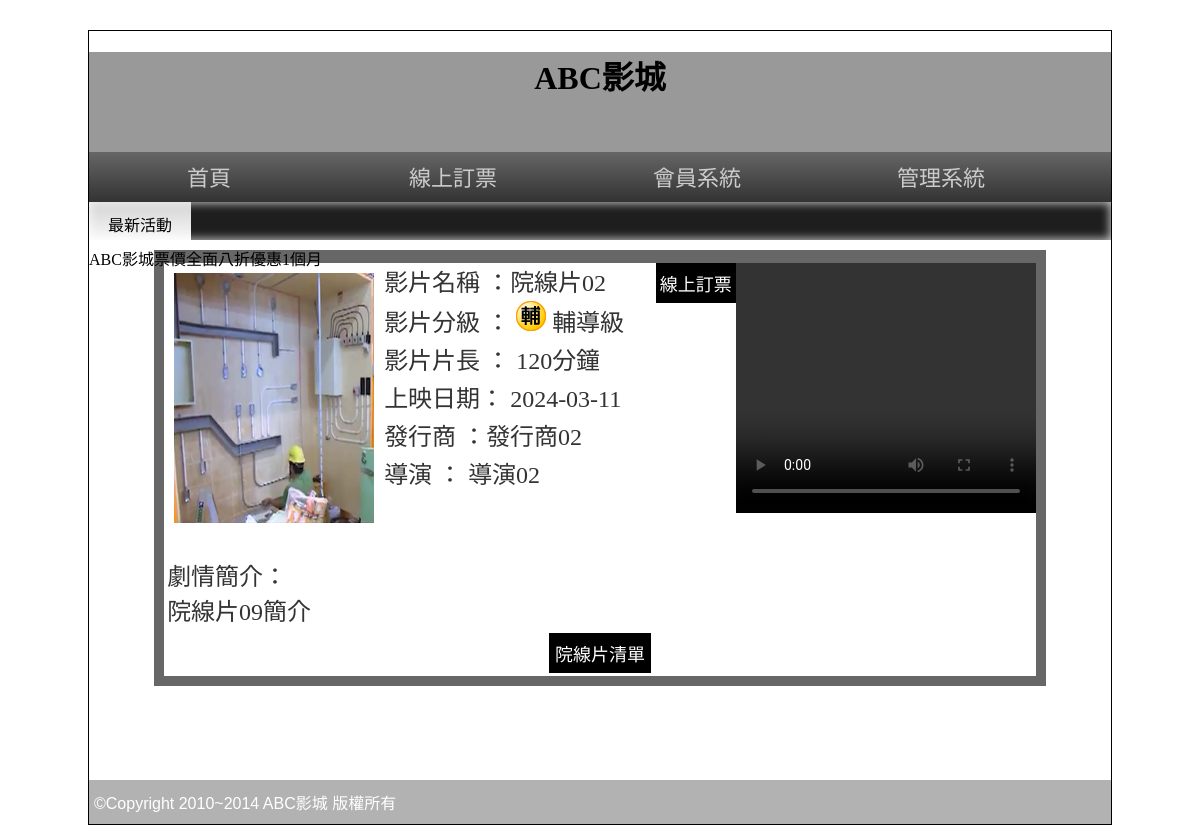
/?do=intro&id=2, run on an earlier commit of the app's database.
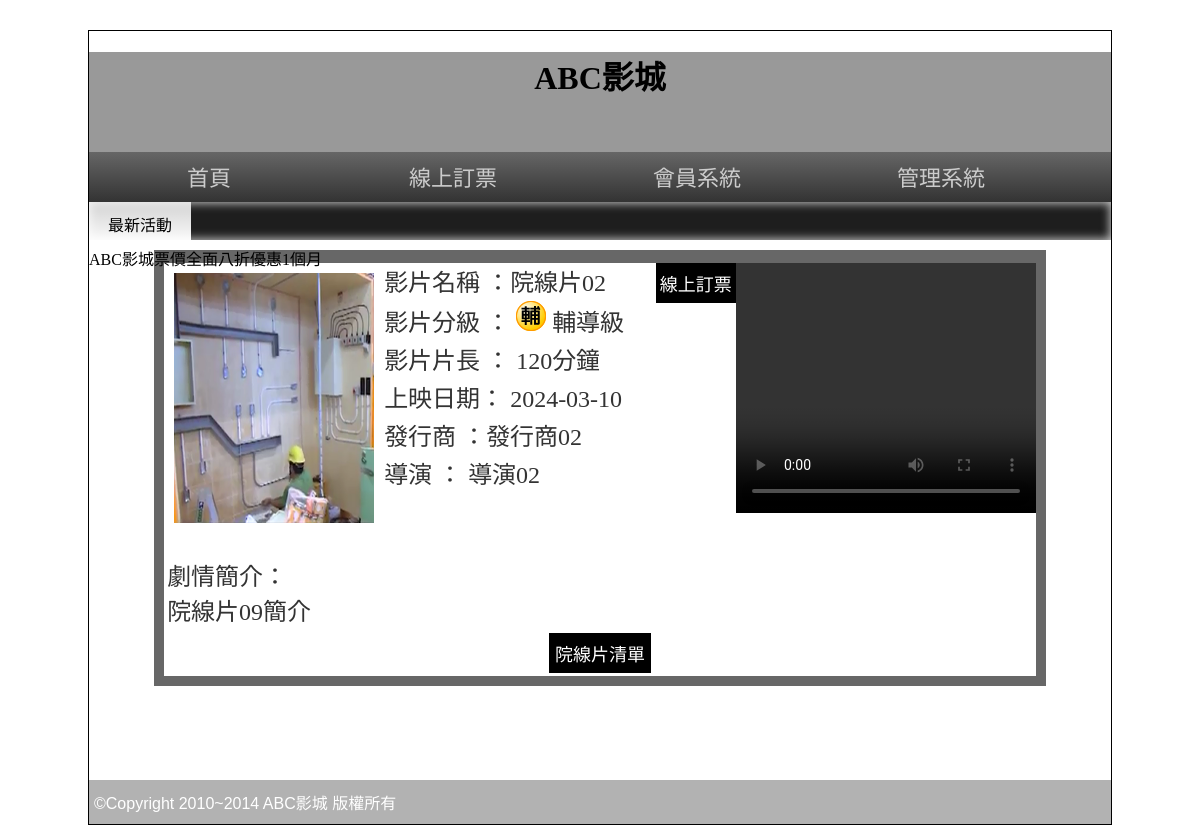
And on a later commit of the database.
### tables this page shows
CREATE TABLE `movie` (
  `id` int(10) UNSIGNED NOT NULL,
  `name` text NOT NULL,
  `level` tinyint(1) NOT NULL,
  `length` int(5) NOT NULL,
  `ondate` date NOT NULL,
  `publish` text NOT NULL,
  `director` text NOT NULL,
  `trailer` text NOT NULL,
  `poster` text NOT NULL,
  `intro` text NOT NULL,
  `rank` int(5) NOT NULL,
  `sh` int(1) NOT NULL DEFAULT 1
);

### api/db.php (called while the page is built, shortened)
<?php
class DB
{
    protected $dsn = "mysql:host=localhost;charset=utf8;dbname=web03-1";
    protected $pdo;
    protected $table;
    public function __construct($table)
    {
        $this->table = $table;
        $this->pdo = new PDO($this->dsn, 'root', '');
    }
    function find($id)
    {
        $sql = "select * from `$this->table` where ";
        if (is_array($id)) {
            $tmp = $this->a2s($id);
            $sql .= join(" && ", $tmp);
        } elseif (is_numeric($id)) {
            $sql .= " `id`='$id' ";
        } else {
            echo "x type";
        }
        return $this->pdo->query($sql)->fetch(PDO::FETCH_ASSOC);
    }
}
$Movie = new DB('movie');

### front/intro.php (the view, shortened to what this page needs)
<?php $movies = $Movie->find($_GET['id']); ?>
<div class="tab rb" style="width:87%;">
  <div style="background:#FFF; width:100%; color:#333; text-align:left">
    <video src="./img/<?= $movies['trailer']; ?>" width="300px" height="250px" controls="" style="float:right;"></video>
    <font style="font-size:24px"> <img src="./img/<?= $movies['poster']; ?>" width="200px" height="250px" style="margin:10px; float:left">
      <p style="margin:3px">影片名稱 ：<?= $movies['name']; ?>
        <input type="button" value="線上訂票" onclick="location.href='?do=order&id=<?= $movies['id']; ?>'" style="float:right; padding:2px 4px" class="b2_btu">
      </p>
      <p style="margin:3px">影片分級 ： <img src="./icon/03C0<?= $movies['level']; ?>.png" style="display:inline-block;">
        <?php
        switch ($movies['level']) {
          case "2";
            echo "輔導級";
            break;
        }
        ?>
      </p>
      <p style="margin:3px">影片片長 ： <?= $movies['length']; ?>分鐘</p>
      <p style="margin:3px">上映日期： <?= $movies['ondate']; ?></p>
      <p style="margin:3px">發行商 ：<?= $movies['publish']; ?> </p>
      <p style="margin:3px">導演 ： <?= $movies['director']; ?></p>
      <br>
      <br>
      <p style="margin:10px 3px 3px 3px; word-break:break-all"> 劇情簡介：<br>
        <?= $movies['intro']; ?>
      </p>
    </font>
    <table width="100%" border="0">
      <tbody>
        <tr>
          <td align="center"><input type="button" value="院線片清單" onclick="location.href='./index.php'"></td>
        </tr>
      </tbody>
    </table>
  </div>
</div>

### index.php (shortened to what this page needs)
<?php include_once "./api/db.php" ?>
<!DOCTYPE html PUBLIC "-//W3C//DTD XHTML 1.0 Transitional//EN" "http://www.w3.org/TR/xhtml1/DTD/xhtml1-transitional.dtd">
<html xmlns="http://www.w3.org/1999/xhtml">
<head>
  <link rel="stylesheet" href="css/css.css">
  <link href="css/s2.css" rel="stylesheet" type="text/css">
</head>
<body>
  <div id="main">
    <div id="top" class="ct" style=" background:#999 center; background-size:cover; " title="替代文字">
      <h1>ABC影城</h1>
    </div>
    <div id="top2">
      <a href="./index.php">首頁</a>
      <a href="./index.php?do=order">線上訂票</a>
      <a href="#">會員系統</a>
      <a href="./back.php">管理系統</a>
    </div>
    <div id="text"> <span class="ct">最新活動</span>
      <marquee direction="right">
        ABC影城票價全面八折優惠1個月
      </marquee>
    </div>
    <div id="mm">
      <?php
      $do = $_GET['do'] ?? 'main';
      $file = "./front/{$do}.php";
      if (file_exists($file)) {
        include $file;
      } else {
        include "./front/main.php";
      }
      ?>
    </div>
    <div id="bo"> ©Copyright 2010~2014 ABC影城 版權所有 </div>
  </div>
</body>
</html>

### css/css.css (style rules this page uses)
body { font-family:微軟正黑體; }
input[type='button'],input[type='submit'],input[type='reset'],button,.button { min-width:70px; min-height:40px; background:#000; color:#fff; border:none; cursor:pointer; font-size:18px; text-decoration:none; }
#main { width:1022px; min-height:766px; border:#000 1px solid; margin:30px auto 10px auto; }
#top { display:block; height:100px; }
#top2 { display:block; height:50px; background: -webkit-linear-gradient(top,#666,#333); background: -ms-linear-gradient(top,#666,#333); background: -moz-linear-gradient(top,#666,#333); background: linear-gradient(top,#666,#333); }
#top2 a { display:inline-block; width:200px; padding:12px 20px 12px 20px; text-align:center; color:#ccc; text-decoration:none; font:normal 22px/26px Open Sans,'微軟正黑體'; transition:all ease-in .3s; }
#text { display:block; height:38px; box-shadow:#CCC 0px 0px 10px 1px inset; background-color: #1e1e1e; }
#text span { width:10%; display:inline-block; padding:10px 0px 10px 0px; vertical-align:top; background: -ms-linear-gradient(top,rgba(255,255,255,0.8),rgba(255,255,255,1)); background: -webkit-linear-gradient(top,rgba(255,255,255,0.8),rgba(255,255,255,1)); background: -moz-linear-gradient(top,rgba(255,255,255,0.8),rgba(255,255,255,1)); background: linear-gradient(top,rgba(255,255,255,0.8),rgba(255,255,255,1)); }
#mm { padding:10px; min-height:520px; }
#bo { padding:10px 5px 10px 5px; min-height:20px; display:block; color:#FFF; font-family:Arial, Helvetica, sans-serif,'微軟正黑體'; font-weight:500; background:rgba(0,0,0,0.3); }
.ct { text-align:center; }
.rb { background:rgba(39,39,39,0.7); color:rgba(255,255,255,0.9); }
.tab { width:80%; display:block; margin-left:auto; margin-right:auto; min-height:100px; padding:10px; }

What changed in the data, as far as the page shows it:
changed movie "院線片02": ondate "2024-03-11" → "2024-03-10"
